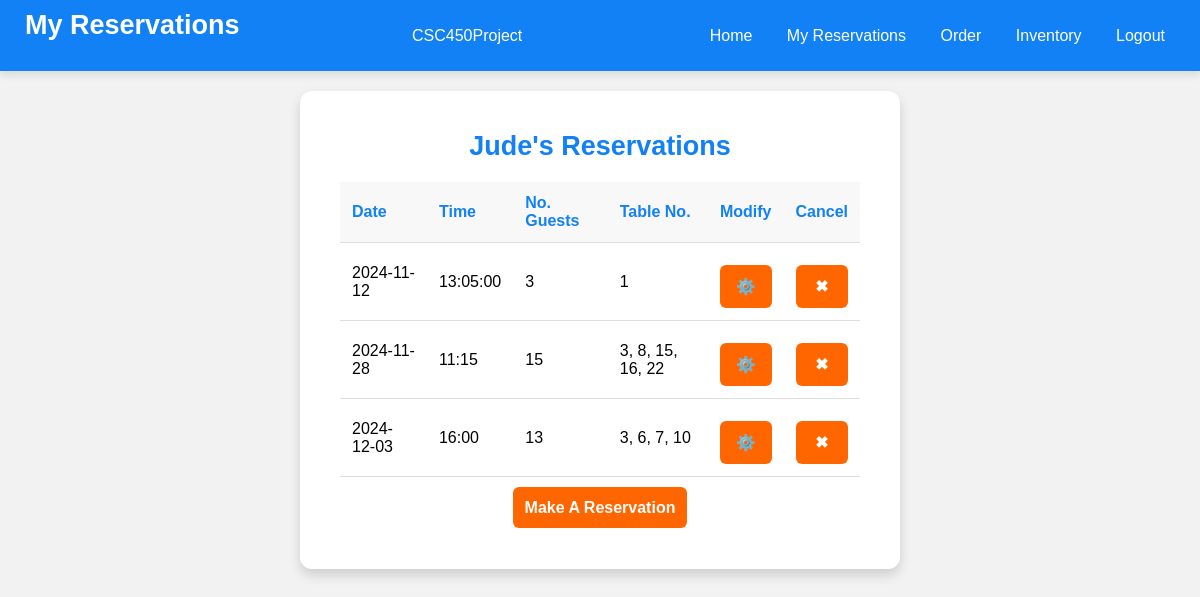
The app's page /myReservations (signed in) with its own data.
### tables this page shows
CREATE TABLE `Account` (
  `AccountID` INTEGER PRIMARY KEY AUTOINCREMENT,
  `AccountFN` varchar(50) NOT NULL,
  `AccountLN` varchar(50) NOT NULL,
  `AccountType` varchar(20) NOT NULL,
  `AccountEmail` varchar(100) NOT NULL UNIQUE,
  `AccountPhoneNo` varchar(15) NOT NULL UNIQUE,
  `AccountCreatedDate` date NOT NULL,
  `PasswordHash` char(64) NOT NULL);

CREATE TABLE `Reservation` (
  `ResID` INTEGER PRIMARY KEY AUTOINCREMENT,
  `ResDate` date NOT NULL,
  `ResTime` varchar(10) NOT NULL,
  `ResNoGuests` int NOT NULL,
  `TimeCreated` varchar(10) NOT NULL,
  `TimeUpdated` varchar(20) NOT NULL,
  `ResStatus` varchar(20) DEFAULT NULL,
  `ResOwner` int NOT NULL,
  FOREIGN KEY (ResOwner) REFERENCES Account(AccountID)
);

### app.py (the view, shortened to what this page needs)
@app.route('/myReservations', methods=['GET', 'POST'])
def my_reservations():
    session.pop('reservation_chosen', None)
    if 'email' not in session:
        return redirect(url_for('login'))
    db = Database()
    name = db.get_name_from_email(session['email'])[0]
    reservations = db.get_user_reservations(session['email'])
    return render_template('myReservations.html', name = name, reservations = reservations)

### app.py (called while the page is built)
@app.before_request
def verify_user():
    if 'email' not in session and request.path != '/':
        return redirect(url_for('login'))

### database.py (called while the page is built)
    def __del__(self):
        self.cursor.close()

    def get_name_from_email(self, email: str) -> tuple:
        command = """
        SELECT AccountFN, AccountLN
        FROM Account
        WHERE AccountEmail = ?
        """
        params = (email,)
        self.cursor.execute(command, params)
        return self.cursor.fetchone()

### templates/myReservations.html (shortened to what this page needs)
<!DOCTYPE html>
<html lang="en">
<head>
</head>
<body>
    <div class="navbar">
        <h1>My Reservations</h1>
        <div class="brand">CSC450Project</div>
        <div>
            <a href="/home">Home</a>
            {% if session.get('email') %}
                <a href="/myReservations">My Reservations</a>
                <a href="/ordering">Order</a>
                <a href="/inventory">Inventory</a>
                <a href="/logout">Logout</a>
            {% else %}
                <a href="/login">Login</a>
            {% endif %}
        </div>
    </div>
    <div class="table-container">
        <h2>{{ name }}'s Reservations</h2>
        {% if reservations %}
        <table id="reservation-table">
            <thead>
                <tr>
                    <th>Date</th>
                    <th>Time</th>
                    <th>No. Guests</th>
                    <th>Table No.</th>
                    <th>Modify</th>
                    <th>Cancel</th>
                </tr>
            </thead>
            <tbody id="reservation-table-body">
                {% for row in reservations %}
                    <tr>
                        <td>{{ row[0] }}</td>
                        <td>{{ row[1] }}</td>
                        <td>{{ row[2] }}</td>
                        <td>{{ row[4] | join(', ') }}</td>
                        <td>
                            <form action="/reservation" method="POST" style="display:inline;">
                                <button type="submit">⚙️</button>
                            </form>
                        </td>
                        <td>
                            <form action="/myReservations" method="POST" style="display:inline;" onsubmit="return confirmCancel();">
                                <button type="submit">✖</button>
                            </form>
                        </td>
                    </tr>
                {% endfor %}
            </tbody>
        </table>
        <div id="reservationInfo">
            <a href="/reservationInfo" id="reservationInfoButton">Make A Reservation</a>
        </div>
        {% else %}
        <h4>No upcoming reservations. Schedule one!</h4>
        {% endif %}
    </div>
</body>
</html>

### templates/myReservations.html (style rules this page uses)
* { box-sizing: border-box; margin: 0; padding: 0; }
body { font-family: Arial, sans-serif; background-color: #f2f2f2; display: flex; flex-direction: column; justify-content: flex-start; align-items: center; min-height: 100vh; padding-top: 0; }
.navbar { display: flex; justify-content: space-between; align-items: center; background-color: #1181f5; color: #ffffff; padding: 10px 20px; box-shadow: 0 4px 8px rgba(0, 0, 0, 0.1); position: sticky; top: 0; width: 100%; z-index: 1000; }
.navbar a { color: #ffffff; text-decoration: none; margin: 0 15px; font-size: 16px; transition: color 0.3s; }
.form-container, .table-container { background-color: #ffffff; padding: 40px; border-radius: 12px; box-shadow: 0 6px 12px rgba(0, 0, 0, 0.15); width: 600px; max-width: 90%; margin-bottom: 30px; margin-top: 20px; }
h1 { color: #ffffff; text-align: left; margin-bottom: 20px; margin-left: 5px; font-size: 27px; }
h2 { color: #1181f5; text-align: center; margin-bottom: 20px; font-size: 27px; }
button { width: 100%; padding: 12px; background-color: #ff6600; color: #ffffff; border: none; border-radius: 6px; font-size: 16px; font-weight: bold; cursor: pointer; transition: background-color 0.3s; margin-top: 10px; }
#reservationInfo { text-align: center; margin-top: 10px; padding: 12px; }
#reservationInfoButton { width: 100%; padding: 12px; background-color: #ff6600; color: #ffffff; border: none; border-radius: 6px; font-size: 16px; font-weight: bold; cursor: pointer; transition: background-color 0.3s; text-decoration: none; }
.table-container table { width: 100%; border-collapse: collapse; margin-top: 20px; }
.table-container th, .table-container td { padding: 12px; text-align: left; border-bottom: 1px solid #dddddd; }
.table-container th { background-color: #f8f8f8; color: #1181f5; }

### records on screen
Account: AccountFN "Jude"
Reservation: ResDate "2024-11-12", ResTime "13:05:00", ResNoGuests "3", row "1"
Reservation: ResDate "2024-11-28", ResTime "11:15", ResNoGuests "15", row "3, 8, 15, 16, 22"
Reservation: ResDate "2024-12-03", ResTime "16:00", ResNoGuests "13", row "3, 6, 7, 10"
